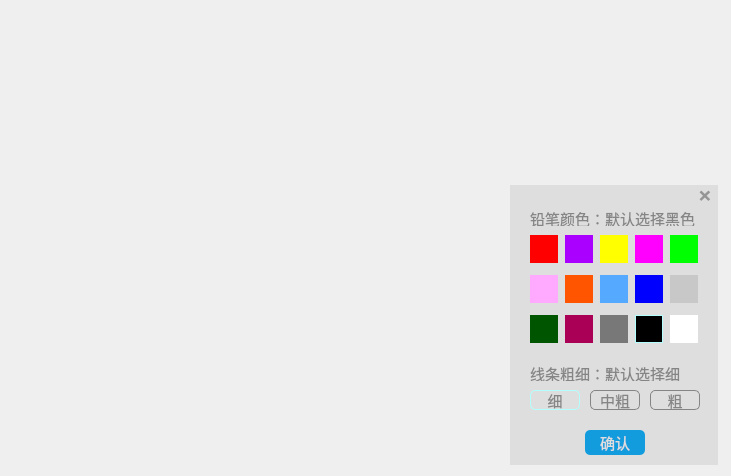
<?xml version="1.0" encoding="UTF-8"?>
<ui version="4.0">
 <class>GraffitiWidget</class>
 <widget class="QWidget" name="GraffitiWidget">
  <property name="geometry">
   <rect>
    <x>0</x>
    <y>0</y>
    <width>731</width>
    <height>476</height>
   </rect>
  </property>
  <property name="windowTitle">
   <string>Form</string>
  </property>
  <property name="styleSheet">
   <string notr="true"/>
  </property>
  <widget class="QWidget" name="WidgetPencil" native="true">
   <property name="geometry">
    <rect>
     <x>510</x>
     <y>185</y>
     <width>208</width>
     <height>280</height>
    </rect>
   </property>
   <property name="styleSheet">
    <string notr="true">QWidget#WidgetPencil
{
background-color: rgb(222, 222, 222);
}</string>
   </property>
   <widget class="QPushButton" name="PButtonHide">
    <property name="geometry">
     <rect>
      <x>185</x>
      <y>0</y>
      <width>20</width>
      <height>20</height>
     </rect>
    </property>
    <property name="minimumSize">
     <size>
      <width>0</width>
      <height>0</height>
     </size>
    </property>
    <property name="maximumSize">
     <size>
      <width>16777215</width>
      <height>16777215</height>
     </size>
    </property>
    <property name="font">
     <font>
      <family>微软雅黑</family>
      <pointsize>18</pointsize>
      <weight>75</weight>
      <italic>false</italic>
      <bold>true</bold>
     </font>
    </property>
    <property name="focusPolicy">
     <enum>Qt::TabFocus</enum>
    </property>
    <property name="whatsThis">
     <string/>
    </property>
    <property name="styleSheet">
     <string notr="true">QPushButton
{
color: rgb(149, 149, 149);
background: transparent;
border:none;
}</string>
    </property>
    <property name="text">
     <string>×</string>
    </property>
    <property name="autoDefault">
     <bool>false</bool>
    </property>
    <property name="flat">
     <bool>true</bool>
    </property>
   </widget>
   <widget class="QLabel" name="label">
    <property name="geometry">
     <rect>
      <x>20</x>
      <y>25</y>
      <width>166</width>
      <height>16</height>
     </rect>
    </property>
    <property name="font">
     <font>
      <family>微软雅黑</family>
      <pointsize>11</pointsize>
     </font>
    </property>
    <property name="styleSheet">
     <string notr="true">QLabel
{
color: rgb(133, 133, 133);
}</string>
    </property>
    <property name="text">
     <string>铅笔颜色：默认选择黑色</string>
    </property>
   </widget>
   <widget class="QPushButton" name="PButtonColor_1">
    <property name="geometry">
     <rect>
      <x>20</x>
      <y>50</y>
      <width>28</width>
      <height>28</height>
     </rect>
    </property>
    <property name="sizePolicy">
     <sizepolicy hsizetype="Minimum" vsizetype="Minimum">
      <horstretch>0</horstretch>
      <verstretch>0</verstretch>
     </sizepolicy>
    </property>
    <property name="styleSheet">
     <string notr="true">QPushButton
{
background-color: rgb(255, 0, 0);
border:none;
}
QPushButton::checked
{
border:1px solid rgb(178,255,255);
}</string>
    </property>
    <property name="text">
     <string/>
    </property>
    <property name="checkable">
     <bool>true</bool>
    </property>
    <property name="checked">
     <bool>false</bool>
    </property>
   </widget>
   <widget class="QPushButton" name="PButtonColor_2">
    <property name="geometry">
     <rect>
      <x>55</x>
      <y>50</y>
      <width>28</width>
      <height>28</height>
     </rect>
    </property>
    <property name="sizePolicy">
     <sizepolicy hsizetype="Minimum" vsizetype="Minimum">
      <horstretch>0</horstretch>
      <verstretch>0</verstretch>
     </sizepolicy>
    </property>
    <property name="styleSheet">
     <string notr="true">QPushButton
{
background-color: rgb(170, 0, 255);
border:none;
}
QPushButton::checked
{
border:1px solid rgb(178,255,255);
}</string>
    </property>
    <property name="text">
     <string/>
    </property>
    <property name="checkable">
     <bool>true</bool>
    </property>
    <property name="checked">
     <bool>false</bool>
    </property>
   </widget>
   <widget class="QPushButton" name="PButtonColor_3">
    <property name="geometry">
     <rect>
      <x>90</x>
      <y>50</y>
      <width>28</width>
      <height>28</height>
     </rect>
    </property>
    <property name="sizePolicy">
     <sizepolicy hsizetype="Minimum" vsizetype="Minimum">
      <horstretch>0</horstretch>
      <verstretch>0</verstretch>
     </sizepolicy>
    </property>
    <property name="styleSheet">
     <string notr="true">QPushButton
{
background-color: rgb(255, 255, 0);
border:none;
}
QPushButton::checked
{
border:1px solid rgb(178,255,255);
}</string>
    </property>
    <property name="text">
     <string/>
    </property>
    <property name="checkable">
     <bool>true</bool>
    </property>
    <property name="checked">
     <bool>false</bool>
    </property>
   </widget>
   <widget class="QPushButton" name="PButtonColor_4">
    <property name="geometry">
     <rect>
      <x>125</x>
      <y>50</y>
      <width>28</width>
      <height>28</height>
     </rect>
    </property>
    <property name="sizePolicy">
     <sizepolicy hsizetype="Minimum" vsizetype="Minimum">
      <horstretch>0</horstretch>
      <verstretch>0</verstretch>
     </sizepolicy>
    </property>
    <property name="styleSheet">
     <string notr="true">QPushButton
{
background-color: rgb(255, 0, 255);
border:none;
}
QPushButton::checked
{
border:1px solid rgb(178,255,255);
}</string>
    </property>
    <property name="text">
     <string/>
    </property>
    <property name="checkable">
     <bool>true</bool>
    </property>
    <property name="checked">
     <bool>false</bool>
    </property>
   </widget>
   <widget class="QPushButton" name="PButtonColor_5">
    <property name="geometry">
     <rect>
      <x>160</x>
      <y>50</y>
      <width>28</width>
      <height>28</height>
     </rect>
    </property>
    <property name="sizePolicy">
     <sizepolicy hsizetype="Minimum" vsizetype="Minimum">
      <horstretch>0</horstretch>
      <verstretch>0</verstretch>
     </sizepolicy>
    </property>
    <property name="styleSheet">
     <string notr="true">QPushButton
{
background-color: rgb(0, 255, 0);
border:none;
}
QPushButton::checked
{
border:1px solid rgb(178,255,255);
}</string>
    </property>
    <property name="text">
     <string/>
    </property>
    <property name="checkable">
     <bool>true</bool>
    </property>
    <property name="checked">
     <bool>false</bool>
    </property>
   </widget>
   <widget class="QPushButton" name="PButtonColor_6">
    <property name="geometry">
     <rect>
      <x>20</x>
      <y>90</y>
      <width>28</width>
      <height>28</height>
     </rect>
    </property>
    <property name="sizePolicy">
     <sizepolicy hsizetype="Minimum" vsizetype="Minimum">
      <horstretch>0</horstretch>
      <verstretch>0</verstretch>
     </sizepolicy>
    </property>
    <property name="styleSheet">
     <string notr="true">QPushButton
{
background-color: rgb(255, 170, 255);
border:none;
}
QPushButton::checked
{
border:1px solid rgb(178,255,255);
}</string>
    </property>
    <property name="text">
     <string/>
    </property>
    <property name="checkable">
     <bool>true</bool>
    </property>
    <property name="checked">
     <bool>false</bool>
    </property>
   </widget>
   <widget class="QPushButton" name="PButtonColor_7">
    <property name="geometry">
     <rect>
      <x>55</x>
      <y>90</y>
      <width>28</width>
      <height>28</height>
     </rect>
    </property>
    <property name="sizePolicy">
     <sizepolicy hsizetype="Minimum" vsizetype="Minimum">
      <horstretch>0</horstretch>
      <verstretch>0</verstretch>
     </sizepolicy>
    </property>
    <property name="styleSheet">
     <string notr="true">QPushButton
{
background-color: rgb(255, 85, 0);
border:none;
}
QPushButton::checked
{
border:1px solid rgb(178,255,255);
}</string>
    </property>
    <property name="text">
     <string/>
    </property>
    <property name="checkable">
     <bool>true</bool>
    </property>
    <property name="checked">
     <bool>false</bool>
    </property>
   </widget>
   <widget class="QPushButton" name="PButtonColor_8">
    <property name="geometry">
     <rect>
      <x>90</x>
      <y>90</y>
      <width>28</width>
      <height>28</height>
     </rect>
    </property>
    <property name="sizePolicy">
     <sizepolicy hsizetype="Minimum" vsizetype="Minimum">
      <horstretch>0</horstretch>
      <verstretch>0</verstretch>
     </sizepolicy>
    </property>
    <property name="styleSheet">
     <string notr="true">QPushButton
{
background-color: rgb(85, 170, 255);
border:none;
}
QPushButton::checked
{
border:1px solid rgb(178,255,255);
}</string>
    </property>
    <property name="text">
     <string/>
    </property>
    <property name="checkable">
     <bool>true</bool>
    </property>
    <property name="checked">
     <bool>false</bool>
    </property>
   </widget>
   <widget class="QPushButton" name="PButtonColor_9">
    <property name="geometry">
     <rect>
      <x>125</x>
      <y>90</y>
      <width>28</width>
      <height>28</height>
     </rect>
    </property>
    <property name="sizePolicy">
     <sizepolicy hsizetype="Minimum" vsizetype="Minimum">
      <horstretch>0</horstretch>
      <verstretch>0</verstretch>
     </sizepolicy>
    </property>
    <property name="styleSheet">
     <string notr="true">QPushButton
{
background-color: rgb(0, 0, 255);
border:none;
}
QPushButton::checked
{
border:1px solid rgb(178,255,255);
}</string>
    </property>
    <property name="text">
     <string/>
    </property>
    <property name="checkable">
     <bool>true</bool>
    </property>
    <property name="checked">
     <bool>false</bool>
    </property>
   </widget>
   <widget class="QPushButton" name="PButtonColor_10">
    <property name="geometry">
     <rect>
      <x>160</x>
      <y>90</y>
      <width>28</width>
      <height>28</height>
     </rect>
    </property>
    <property name="sizePolicy">
     <sizepolicy hsizetype="Minimum" vsizetype="Minimum">
      <horstretch>0</horstretch>
      <verstretch>0</verstretch>
     </sizepolicy>
    </property>
    <property name="styleSheet">
     <string notr="true">QPushButton
{
background-color: rgb(200,200, 200);
border:none;
}
QPushButton::checked
{
border:1px solid rgb(178,255,255);
}</string>
    </property>
    <property name="text">
     <string/>
    </property>
    <property name="checkable">
     <bool>true</bool>
    </property>
    <property name="checked">
     <bool>false</bool>
    </property>
   </widget>
   <widget class="QPushButton" name="PButtonColor_11">
    <property name="geometry">
     <rect>
      <x>20</x>
      <y>130</y>
      <width>28</width>
      <height>28</height>
     </rect>
    </property>
    <property name="sizePolicy">
     <sizepolicy hsizetype="Minimum" vsizetype="Minimum">
      <horstretch>0</horstretch>
      <verstretch>0</verstretch>
     </sizepolicy>
    </property>
    <property name="styleSheet">
     <string notr="true">QPushButton
{
background-color: rgb(0, 85, 0);
border:none;
}
QPushButton::checked
{
border:1px solid rgb(178,255,255);
}</string>
    </property>
    <property name="text">
     <string/>
    </property>
    <property name="checkable">
     <bool>true</bool>
    </property>
    <property name="checked">
     <bool>false</bool>
    </property>
   </widget>
   <widget class="QPushButton" name="PButtonColor_12">
    <property name="geometry">
     <rect>
      <x>55</x>
      <y>130</y>
      <width>28</width>
      <height>28</height>
     </rect>
    </property>
    <property name="sizePolicy">
     <sizepolicy hsizetype="Minimum" vsizetype="Minimum">
      <horstretch>0</horstretch>
      <verstretch>0</verstretch>
     </sizepolicy>
    </property>
    <property name="styleSheet">
     <string notr="true">QPushButton
{
background-color: rgb(170, 0, 85);
border:none;
}
QPushButton::checked
{
border:1px solid rgb(178,255,255);
}</string>
    </property>
    <property name="text">
     <string/>
    </property>
    <property name="checkable">
     <bool>true</bool>
    </property>
    <property name="checked">
     <bool>false</bool>
    </property>
   </widget>
   <widget class="QPushButton" name="PButtonColor_13">
    <property name="geometry">
     <rect>
      <x>90</x>
      <y>130</y>
      <width>28</width>
      <height>28</height>
     </rect>
    </property>
    <property name="sizePolicy">
     <sizepolicy hsizetype="Minimum" vsizetype="Minimum">
      <horstretch>0</horstretch>
      <verstretch>0</verstretch>
     </sizepolicy>
    </property>
    <property name="styleSheet">
     <string notr="true">QPushButton
{
background-color: rgb(120,120, 120);
border:none;
}
QPushButton::checked
{
border:1px solid rgb(178,255,255);
}</string>
    </property>
    <property name="text">
     <string/>
    </property>
    <property name="checkable">
     <bool>true</bool>
    </property>
    <property name="checked">
     <bool>false</bool>
    </property>
   </widget>
   <widget class="QPushButton" name="PButtonColor_14">
    <property name="geometry">
     <rect>
      <x>125</x>
      <y>130</y>
      <width>28</width>
      <height>28</height>
     </rect>
    </property>
    <property name="sizePolicy">
     <sizepolicy hsizetype="Minimum" vsizetype="Minimum">
      <horstretch>0</horstretch>
      <verstretch>0</verstretch>
     </sizepolicy>
    </property>
    <property name="styleSheet">
     <string notr="true">QPushButton
{
background-color: rgb(0, 0, 0);
border:none;
}
QPushButton::checked
{
border:1px solid rgb(178,255,255);
}</string>
    </property>
    <property name="text">
     <string/>
    </property>
    <property name="checkable">
     <bool>true</bool>
    </property>
    <property name="checked">
     <bool>true</bool>
    </property>
   </widget>
   <widget class="QPushButton" name="PButtonColor_15">
    <property name="geometry">
     <rect>
      <x>160</x>
      <y>130</y>
      <width>28</width>
      <height>28</height>
     </rect>
    </property>
    <property name="sizePolicy">
     <sizepolicy hsizetype="Minimum" vsizetype="Minimum">
      <horstretch>0</horstretch>
      <verstretch>0</verstretch>
     </sizepolicy>
    </property>
    <property name="styleSheet">
     <string notr="true">QPushButton
{
background-color: rgb(255, 255, 255);
border:none;
}
QPushButton::checked
{
border:1px solid rgb(178,255,255);
}</string>
    </property>
    <property name="text">
     <string/>
    </property>
    <property name="checkable">
     <bool>true</bool>
    </property>
    <property name="checked">
     <bool>false</bool>
    </property>
   </widget>
   <widget class="QLabel" name="label_2">
    <property name="geometry">
     <rect>
      <x>20</x>
      <y>180</y>
      <width>151</width>
      <height>16</height>
     </rect>
    </property>
    <property name="font">
     <font>
      <family>微软雅黑</family>
      <pointsize>11</pointsize>
     </font>
    </property>
    <property name="styleSheet">
     <string notr="true">QLabel
{
color: rgb(133, 133, 133);
}</string>
    </property>
    <property name="text">
     <string>线条粗细：默认选择细</string>
    </property>
   </widget>
   <widget class="QPushButton" name="PButtonBlod_1">
    <property name="geometry">
     <rect>
      <x>20</x>
      <y>205</y>
      <width>50</width>
      <height>20</height>
     </rect>
    </property>
    <property name="minimumSize">
     <size>
      <width>0</width>
      <height>0</height>
     </size>
    </property>
    <property name="maximumSize">
     <size>
      <width>16777215</width>
      <height>16777215</height>
     </size>
    </property>
    <property name="font">
     <font>
      <family>微软雅黑</family>
      <pointsize>11</pointsize>
     </font>
    </property>
    <property name="styleSheet">
     <string notr="true">QPushButton
{
border-radius:5px;
background: transparent;
color: rgb(133, 133, 133);
border:1px solid rgb(133,133,133);
}
QPushButton::checked
{
border:1px solid rgb(178,255,255);
}</string>
    </property>
    <property name="text">
     <string>细</string>
    </property>
    <property name="checkable">
     <bool>true</bool>
    </property>
    <property name="checked">
     <bool>true</bool>
    </property>
    <property name="default">
     <bool>false</bool>
    </property>
   </widget>
   <widget class="QPushButton" name="PButtonBlod_2">
    <property name="geometry">
     <rect>
      <x>80</x>
      <y>205</y>
      <width>50</width>
      <height>20</height>
     </rect>
    </property>
    <property name="minimumSize">
     <size>
      <width>0</width>
      <height>0</height>
     </size>
    </property>
    <property name="maximumSize">
     <size>
      <width>16777215</width>
      <height>16777215</height>
     </size>
    </property>
    <property name="font">
     <font>
      <family>微软雅黑</family>
      <pointsize>11</pointsize>
     </font>
    </property>
    <property name="styleSheet">
     <string notr="true">QPushButton
{
border-radius:5px;
background: transparent;
color: rgb(133, 133, 133);
border:1px solid rgb(133,133,133);
}
QPushButton::checked
{
border:1px solid rgb(178,255,255);
}</string>
    </property>
    <property name="text">
     <string>中粗</string>
    </property>
    <property name="checkable">
     <bool>true</bool>
    </property>
    <property name="checked">
     <bool>false</bool>
    </property>
    <property name="default">
     <bool>false</bool>
    </property>
   </widget>
   <widget class="QPushButton" name="PButtonBlod_3">
    <property name="geometry">
     <rect>
      <x>140</x>
      <y>205</y>
      <width>50</width>
      <height>20</height>
     </rect>
    </property>
    <property name="minimumSize">
     <size>
      <width>0</width>
      <height>0</height>
     </size>
    </property>
    <property name="maximumSize">
     <size>
      <width>16777215</width>
      <height>16777215</height>
     </size>
    </property>
    <property name="font">
     <font>
      <family>微软雅黑</family>
      <pointsize>11</pointsize>
     </font>
    </property>
    <property name="styleSheet">
     <string notr="true">QPushButton
{
border-radius:5px;
background: transparent;
color: rgb(133, 133, 133);
border:1px solid rgb(133,133,133);
}
QPushButton::checked
{
border:1px solid rgb(178,255,255);
}</string>
    </property>
    <property name="text">
     <string>粗</string>
    </property>
    <property name="checkable">
     <bool>true</bool>
    </property>
    <property name="checked">
     <bool>false</bool>
    </property>
    <property name="default">
     <bool>false</bool>
    </property>
   </widget>
   <widget class="QPushButton" name="PButtonSure">
    <property name="geometry">
     <rect>
      <x>75</x>
      <y>245</y>
      <width>60</width>
      <height>25</height>
     </rect>
    </property>
    <property name="minimumSize">
     <size>
      <width>0</width>
      <height>0</height>
     </size>
    </property>
    <property name="maximumSize">
     <size>
      <width>16777215</width>
      <height>16777215</height>
     </size>
    </property>
    <property name="font">
     <font>
      <family>微软雅黑</family>
      <pointsize>11</pointsize>
     </font>
    </property>
    <property name="styleSheet">
     <string notr="true">QPushButton
{
border-radius:5px;
background-color: rgb(18, 156, 221);
color: rgb(222, 222, 222);
}</string>
    </property>
    <property name="text">
     <string>确认</string>
    </property>
    <property name="checkable">
     <bool>false</bool>
    </property>
    <property name="checked">
     <bool>false</bool>
    </property>
    <property name="default">
     <bool>false</bool>
    </property>
   </widget>
  </widget>
 </widget>
 <resources/>
 <connections/>
</ui>
